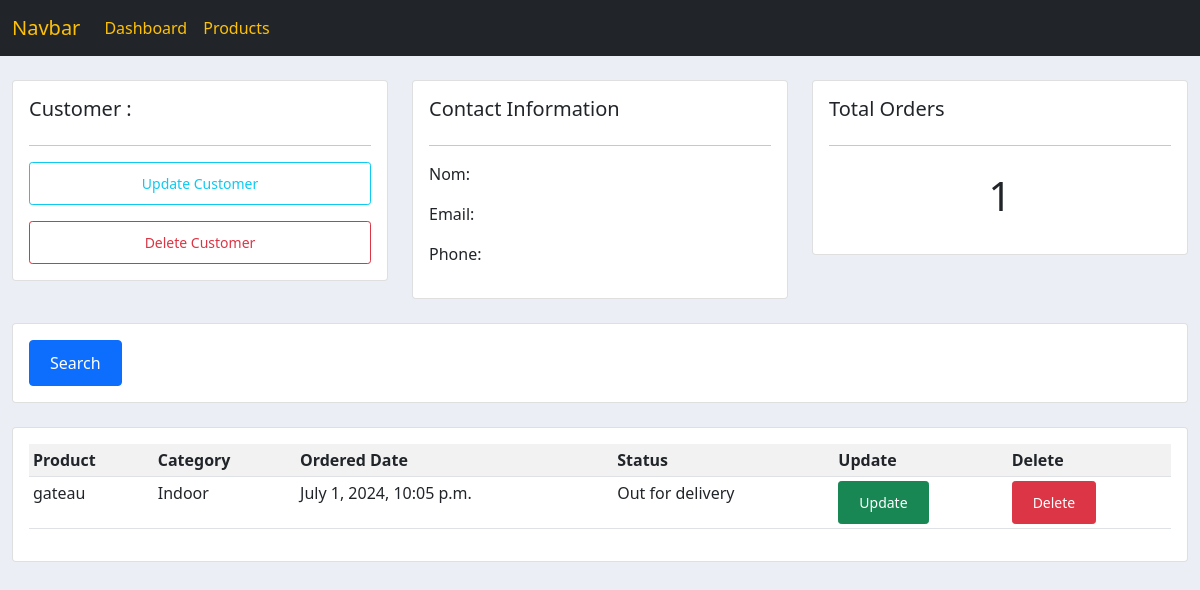
Page /customer/6/ on the committed database.
### Inv/models.py (models this page shows, shortened)
class Order(models.Model):
    STATUS = (
        ('Pending', 'Pending'),
        ('Out for delivery', 'Out of Delivery'),
        ('Delivered', 'Delivered'),
    )
    customer = models.ForeignKey(Customer, null=True, on_delete=models.SET_NULL)
    product = models.ForeignKey(Product, null=True, on_delete=models.SET_NULL)
    date_created = models.DateTimeField(auto_now_add=True, null=True)
    status = models.CharField(max_length=50, null=True, choices=STATUS)

class Product(models.Model):
    CATEGORY = (
        ('Indoor', 'Indoor'),
        ('Out Door', 'Out Door'),
    )
    name = models.CharField(max_length=50, null=True)
    prices = models.FloatField()
    category = models.CharField(max_length=50, null=True, choices=CATEGORY)
    description = models.CharField(max_length=200, null=True, blank=True)
    date_created = models.DateTimeField(auto_now_add=True, null=True)
    tags = models.ManyToManyField(Tags)
    def __str__(self):
        return self.name

### Inv/views.py (the view)
# urls.py: path('customer/<str:pk_test>/', views.customer, name='Customer'),
def customer(request, pk_test):
    customer = Customer.objects.get(id=pk_test)
    order = customer.order_set.all()
    order_count = order.count()
    context = {
        'pk_test': pk_test,
        'order': order,
        'order_count': order_count,
    }
    return render(request, 'Inv/customer.html', context)

### template/Inv/customer.html
<!DOCTYPE html>
<html lang="en">
{% extends 'Inv/base.html' %}
{% block content %}
<br>
<div class="row">
    <div class="col-md">
        <div class="card card-body">
            <h5 class="text-dark">Customer :</h5>
            <hr>
            <a class="btn btn-outline-info btn-sm btn-block" href="">Update Customer</a>
            <a class="btn btn-outline-danger btn-sm btn-block mt-3" href="">Delete Customer</a>
        </div>
    </div>
    <div class="col-md">
        <div class="card card-body">
            <h5 class="text-dark">Contact Information</h5>
            <hr>
            <p class="text-dark">Nom:{{customer.name}}</p>
            <p class="text-dark">Email:{{customer.email}}</p>
            <p class="text-dark">Phone:{{customer.phone}} </p>
        </div>
    </div>
    <div class="col-md">
        <div class="card card-body">
            <h5 class="text-dark">Total Orders</h5>
            <hr>
            <h1 style="text-align: center; padding: 10px">{{order_count}}</h1>
        </div>
    </div>
</div>
<br>
<div class="row">
    <div class="col">
        <div class="card card-body">
            <form method="get">
                <button class="btn btn-primary" type="submit"> Search</button>
            </form>
        </div>
    </div>
</div>
<br>
<div class="row">
    <div class="col-md">
        <div class="card card-body">
            <table class="table table-sm table-striped">
                <tr>
                    <th>Product</th>
                    <th>Category</th>
                    <th>Ordered Date</th>
                    <th>Status</th>
                    <th>Update</th>
                    <th>Delete</th>
                </tr>
                {% for order in order %}
                <tr>
                    <td>{{order.product}}</td>
                    <td>{{order.product.category}}</td>
                    <td>{{order.date_created}}</td>
                    <td>{{order.status}}</td>
                    <td><a class="btn btn-sm btn-success" href="">Update</a></td>
                    <td><a class="btn btn-sm btn-danger" href="">Delete</a></td>
                </tr>
                {% endfor %}
            </table>
        </div>
    </div>
</div>
{% endblock content %}

### static/css/main.css (style rules this page uses)
body { background-color: #ebeff5; }
.btn { padding: 10px 20px; cursor: pointer; text-align: center; }

### rows in the picture
Order: product "gateau", product.category "Indoor", date_created "July 1, 2024, 10:05 p.m.", status "Out for delivery"

### other values in the picture
{{ order_count }} "1"
